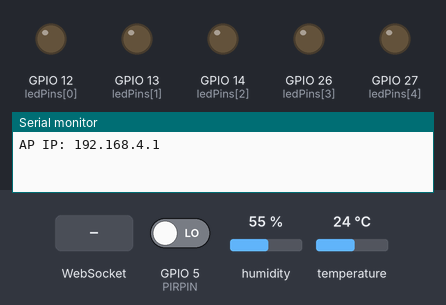
The sketch below on a simulated ESP32. Parts: output pins drawn as LEDs (lit = HIGH), the last lines printed to the serial monitor. Dashed ring = blinking. The test bench sets the inputs (shaded band); at power-on: GPIO 5 (PIRPIN) LOW, humidity 55 %, temperature 24 °C. Storage starts empty; random numbers use the default seed unless the sketch sets one.

Above: at 1.2 s.
1.3 s: WebSocket text "RUN_LEDS" received
At 1.39 s:
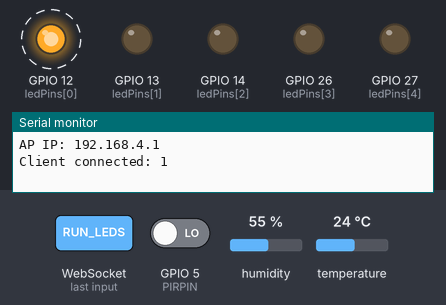
At 1.85 s:
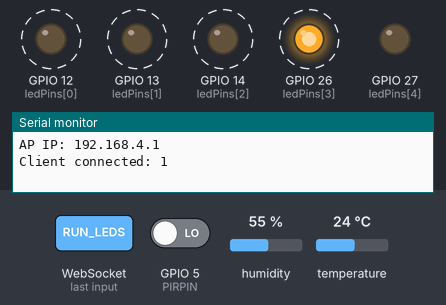
4.8 s: WebSocket text "STOP_LEDS" received
6.3 s: WebSocket text "RUN_LEDS" received
At 6.39 s:
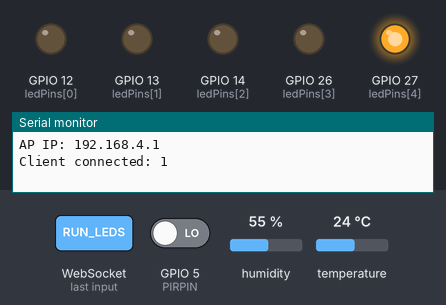
13.8 s: WebSocket text "MODE_" received
Timing chart, 0 to 28.2 s (numbered marks = the images above; inputs shaded):
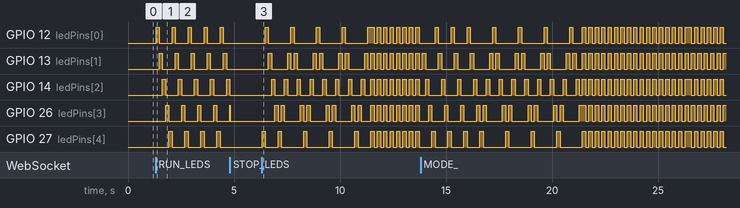

The sketch:

mobile_optimization.ino
```cpp
#include <WiFi.h>
#include <ESPAsyncWebServer.h>
#include <SPIFFS.h>
#include "DHT.h"

// ====== SENSOR SETUP ======
#define DHTPIN 4
#define DHTTYPE DHT11
#define PIRPIN 5
DHT dht(DHTPIN, DHTTYPE);
bool motionDetected = false;

int animationMode = 0;        // 0 = Running, 1 = Bounce, 2 = Blink All, 3 = Alternate, 4 = Random
int direction = 1;            // For Bounce
bool blinkState = false;      // For Blink All
bool alternateState = false;  // For Alternate

unsigned long lastModeChange = 0;
const unsigned long modeInterval = 5000; // Change mode every 5 seconds


// ====== LED SETUP ======
const int ledPins[5] = {12, 13, 14, 26, 27};
const int ledCount = sizeof(ledPins) / sizeof(ledPins[0]);
int currentLED = 0;
bool runLeds = false;
unsigned long lastLedUpdate = 0;
const int ledDelay = 150;

// ====== WiFi ======
const char* ssid = "ESP32-Dashboard";
const char* password = "12345678";

// ====== Web Server ======
AsyncWebServer server(80);
AsyncWebSocket ws("/ws");

// ====== SENSOR VALUES ======
float temperature = 0;
float humidity = 0;


// ==== Data Logging ====
#define MAX_LOGS 600   // keep last 600 entries (~10 minutes if 1s interval)

struct LogEntry {
  unsigned long timestamp;
  float temperature;
  float humidity;
  bool motion;
};

LogEntry logs[MAX_LOGS];   // circular buffer
int logIndex = 0;


int getConnectedClients() {
  return WiFi.softAPgetStationNum();
}

void notifyClients() {
  int clients = getConnectedClients();
  String json = "{\"temperature\":" + String(temperature, 1) +
                ",\"humidity\":" + String(humidity, 1) +
                ",\"motion\":" + String(motionDetected ? 1 : 0) +
                ",\"clients\":" + String(clients) +
                ",\"runLeds\":" + String(runLeds ? 1 : 0) +
                ",\"mode\":" + String(animationMode) + "}";
  ws.textAll(json);
}

void onWebSocketMessage(AsyncWebSocket *server, AsyncWebSocketClient *client,
                        AwsEventType type, void *arg, uint8_t *data, size_t len) {
  if (type == WS_EVT_DATA) {
    String msg = "";
    for (size_t i = 0; i < len; i++) msg += (char)data[i];

    if (msg == "RUN_LEDS") {
      runLeds = true;
      notifyClients();   // <-- broadcast new state
    }
    else if (msg == "STOP_LEDS") {
      runLeds = false;
      for (int i = 0; i < ledCount; i++) digitalWrite(ledPins[i], LOW);
      notifyClients();   // <-- broadcast new state
    }
    else if (msg.startsWith("MODE_")) {
      animationMode = msg.substring(5).toInt();
      notifyClients();   // <-- broadcast new state
    }
    else if (msg == "GET_STATE") {
      // Send current state just to this client
      String json = "{\"temperature\":" + String(temperature, 1) +
                    ",\"humidity\":" + String(humidity, 1) +
                    ",\"motion\":" + String(motionDetected ? 1 : 0) +
                    ",\"clients\":" + String(getConnectedClients()) +
                    ",\"runLeds\":" + String(runLeds ? 1 : 0) +
                    ",\"mode\":" + String(animationMode) + "}";
      client->text(json);
    }
  }
}


void onEvent(AsyncWebSocket *server, AsyncWebSocketClient *client,
             AwsEventType type, void *arg, uint8_t *data, size_t len) {
  if (type == WS_EVT_CONNECT) {
    Serial.printf("Client connected: %u\n", client->id());
    // Send current state only to the new client
    onWebSocketMessage(server, client, WS_EVT_DATA, arg, (uint8_t*)"GET_STATE", 9);
  } else if (type == WS_EVT_DISCONNECT) {
    Serial.printf("Client disconnected: %u\n", client->id());
    notifyClients();
  } else if (type == WS_EVT_DATA) {
    onWebSocketMessage(server, client, type, arg, data, len);
  }
}


void setup() {
  Serial.begin(115200);
  dht.begin();
  pinMode(PIRPIN, INPUT);

  for (int i = 0; i < ledCount; i++) {
    pinMode(ledPins[i], OUTPUT);
    digitalWrite(ledPins[i], LOW);
  }

  if (!SPIFFS.begin(true)) {
    Serial.println("SPIFFS mount failed");
    return;
  }

  WiFi.softAP(ssid, password);
  Serial.print("AP IP: ");
  Serial.println(WiFi.softAPIP());

  ws.onEvent(onEvent);
  server.addHandler(&ws);
  server.serveStatic("/", SPIFFS, "/").setDefaultFile("index.html");
  server.begin();
}

unsigned long lastMotionUpdate = 0;
unsigned long lastTempHumRead = 0;
unsigned long lastNotify = 0;

void loop() {
  ws.cleanupClients();
  unsigned long now = millis();

  // Motion sensor
  if (now - lastMotionUpdate > 1000) {
    static bool lastMotion = false;
    if (digitalRead(PIRPIN) == HIGH) {
      lastMotion = true;
    }
    motionDetected = lastMotion;
    lastMotion = false;
    lastMotionUpdate = now;
  }

  // DHT sensor
  if (now - lastTempHumRead > 2000) {
    float t = dht.readTemperature();
    float h = dht.readHumidity();
    if (!isnan(t)) temperature = t;
    if (!isnan(h)) humidity = h;
    lastTempHumRead = now;
  }

  // Notify clients
  if (now - lastNotify > 1000) {
    notifyClients();
    lastNotify = now;
  }

  // ===== LED Animation with Auto-Cycle =====
if (runLeds && now - lastLedUpdate > ledDelay) {
  for (int i = 0; i < ledCount; i++) digitalWrite(ledPins[i], LOW);

  switch (animationMode) {
    case 0: // Running
      digitalWrite(ledPins[currentLED], HIGH);
      currentLED = (currentLED + 1) % ledCount;
      break;

    case 1: // Bounce (Ping-Pong)
      digitalWrite(ledPins[currentLED], HIGH);
      currentLED += direction;
      if (currentLED == 0 || currentLED == ledCount - 1) direction = -direction;
      break;

    case 2: // Blink All
      blinkState = !blinkState;
      for (int i = 0; i < ledCount; i++) digitalWrite(ledPins[i], blinkState ? HIGH : LOW);
      break;

    case 3: // Alternate (Odd/Even)
      for (int i = 0; i < ledCount; i++) {
        if ((i % 2) == alternateState) digitalWrite(ledPins[i], HIGH);
      }
      alternateState = !alternateState;
      break;

    case 4: // Random LED Blink
      digitalWrite(ledPins[random(ledCount)], HIGH);
      break;
  }

  lastLedUpdate = now;
}

// ===== Auto-cycle animations every 5 seconds =====
if (runLeds && now - lastModeChange > modeInterval) {
  animationMode = (animationMode + 1) % 5; // Cycle through 0 to 4
  lastModeChange = now;
}
}
```

Measured:
- after the input at 1.3 s, GPIO 12 (ledPins[0]): alternates HIGH for 0.15 s and LOW for 0.60 s, starting at once; GPIO 13 (ledPins[1]): alternates HIGH for 0.15 s and LOW for 0.60 s, starting after 0.17 s
- after the input at 6.3 s, GPIO 12 (ledPins[0]): goes 4 × (HIGH 0.15 s, LOW 1.1 s), HIGH 0.30 s, 7 × (LOW 0.15 s, HIGH 0.15 s), then LOW, starting after 0.17 s; GPIO 13 (ledPins[1]): LOW → HIGH after 0.32 s, → LOW 0.15 s later, → HIGH 0.75 s later, → LOW 0.15 s later, … (32 changes in this stretch)
